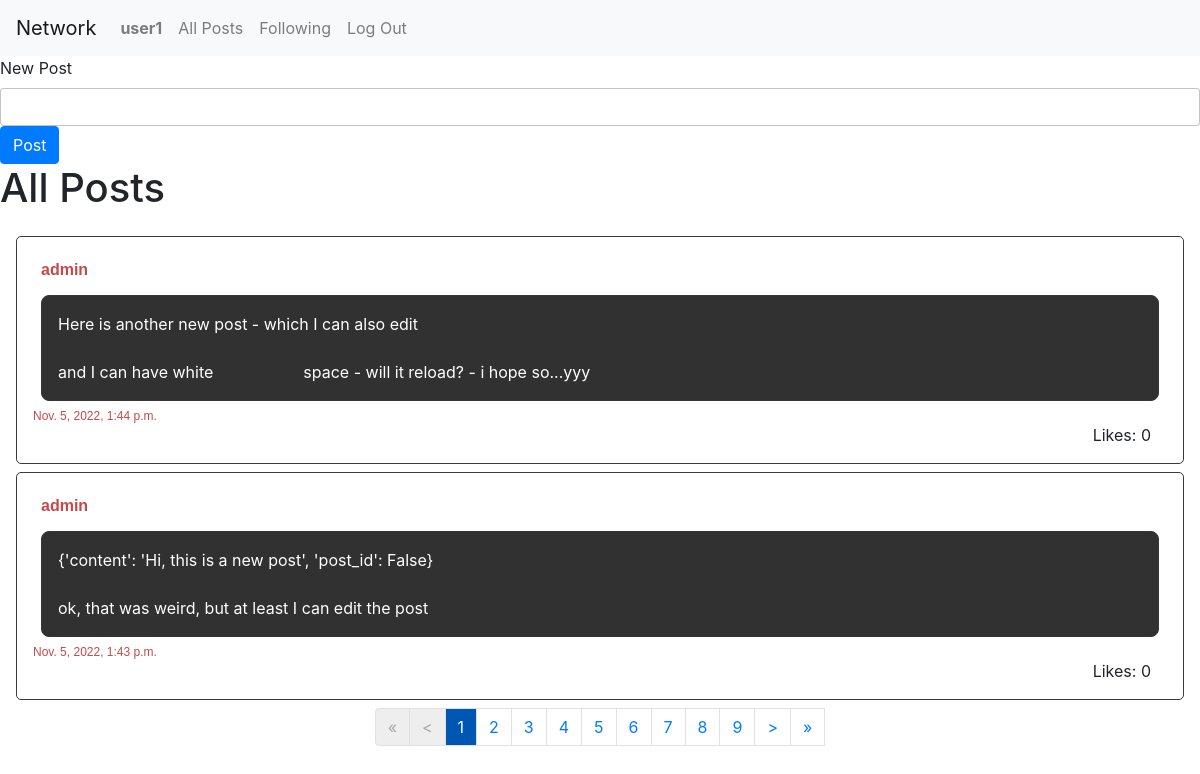
/ (signed in), run on the app's committed database.
### network/models.py (models this page shows, shortened)
class User(AbstractUser):
    pass

class Post(models.Model):
    user = models.ForeignKey(User, on_delete=models.CASCADE, related_name='poster')
    created = models.DateTimeField(auto_now_add=True)
    content = models.TextField()
    likes = models.IntegerField(default=0)

### network/views.py (the view)
# urls.py: path("", views.PostListAllView.as_view(), name="index"),
class PostListAllView(ListView):
    paginate_by = NUM_POSTS_PER_PAGE
    model = Post
    ordering = ['-created']
    context_object_name = "posts"
    template_name = "network/index.html"
    def get_context_data(self, **kwargs):
        context = super(PostListAllView, self).get_context_data(**kwargs)
        context.update({
            'home': True
        })
        return context

### network/templates/network/index.html (shortened to what this page needs)
{% extends "network/layout.html" %}
{% block body %}
<div id='home'>
    {% if home %}
        <form class="new-post">
            <div>
                <label for="newpost-textarea">New Post</label>
                <input type='text' class="form-control new-post-input" id="newpost-textarea" autocomplete="off">
                <input id='submit-new-post' class="btn btn-primary" type='submit' value='Post'>
            </div>
        </form>
        <h1>All Posts</h1>
    {% endif %}
    <div id="posts">
        {% for post in posts %}
            <div class="post">
                <div>
                    <span class="post-username">{{post.user}}</span>
                </div><div class="post-content">{{post.content}}</div>
                <div class="post-created">
                    {{post.created}}
                </div>
                <div class="post-likes">
                    Likes: {{post.likes}}
                </div>
            </div>
        {% endfor %}
        <nav aria-label="Page navigation">
            <ul class="pagination">
                <li class="page-item"><a class="page-link {% if not page_obj.has_previous %} deactivated {% endif %}" href="?page=1">&laquo;</a></li>
                <li class="page-item"><a class="page-link {% if not page_obj.has_previous %} deactivated {% endif %}" href="{% if page_obj.has_previous %} ?page={{ page_obj.previous_page_number }} {% endif %}">&lt;</a></li>
                {% for p in paginator.page_range %}
                    <li class="page-item"><a class="page-link {% if page_obj.number == p %} selected-page {% endif %}" href="?page={{p}}" >{{p}}</a></li>
                {% endfor %}
                <a class="page-link {% if not page_obj.has_next %} deactivated {% endif %}" href="{% if page_obj.has_next %} ?page={{ page_obj.next_page_number }} {% endif %}">&gt;</a>
                <a class="page-link {% if not page_obj.has_next %} deactivated {% endif %}" href="?page={{ paginator.num_pages }}">&raquo;</a>
            </ul>
        </nav>
    </div>
</div>
{% endblock %}

### network/templates/network/layout.html (shortened to what this page needs)
{% load static %}
<!DOCTYPE html>
<html lang="en">
    <head>
        <link rel="stylesheet" href="https://stackpath.bootstrapcdn.com/bootstrap/4.4.1/css/bootstrap.min.css">
        <link href="{% static 'network/styles.css' %}" rel="stylesheet">
    </head>
    <body>
        <nav class="navbar navbar-expand-lg navbar-light bg-light">
            <a class="navbar-brand" href="#">Network</a>
            <div>
              <ul class="navbar-nav mr-auto">
                {% if user.is_authenticated %}
                    <li class="nav-item">
                        <a class="nav-link" href="#"><strong>{{ user.username }}</strong></a>
                    </li>
                {% endif %}
                <li class="nav-item">
                  <a class="nav-link" href="{% url 'index' %}">All Posts</a>
                </li>
                {% if user.is_authenticated %}
                    <li class="nav-item">
                        <a class="nav-link" href="{% url 'following' %}">Following</a>
                    </li>
                    <li class="nav-item">
                        <a class="nav-link" href="{% url 'logout' %}">Log Out</a>
                    </li>
                {% endif %}
              </ul>
            </div>
          </nav>
        <div class="body">
            {% block body %}
            {% endblock %}
        </div>
    </body>
</html>

### network/static/network/styles.css (style rules this page uses)
#posts { padding: 1rem; }
.new-post-input { border: rgba(0, 0, 0, 0.233) 1px solid; padding: 1rem; }
.post { border: #3b3b3b 1px solid; padding: 1rem; margin-bottom: 0.5rem; border-radius: 5px; display: flex; flex-direction: column; }
.post-username { font: 700 1rem "montserrat", sans-serif; color: #c64949; margin: 0.5rem; display: inline-block; cursor: pointer; }
.post-content { min-height: 6rem; border: #363636 1px solid; border-radius: 8px; background-color: #313131; color: white; padding: 1rem; margin: 0.5rem; white-space: pre; }
.post-created { font: 400 0.75rem "montserrat", sans-serif; color: #c64949; }
.post-likes { align-self: flex-end; margin: 0 1rem; }
.pagination { display: flex; justify-content: center; }
.deactivated { color: #a7a7a7 !important; background-color: rgba(207, 207, 207, 0.349) !important; }
.selected-page { color: white; background-color: #0056b3; }

### data on the page
User: username "user1"
Post: user "admin", content "Here is another new post - which I can also edit and I can have white space - will it reload? - i hope so...yyy", created "Nov. 5, 2022, 1:44 p.m.", likes "0"
Post: user "admin", content "{'content': 'Hi, this is a new post', 'post_id': False} ok, that was weird, but at least I can edit the post", created "Nov. 5, 2022, 1:43 p.m.", likes "0"

### other printed values
{{ p }} "1" "2" "3" "4" "5" "6" "7" "8" "9"
